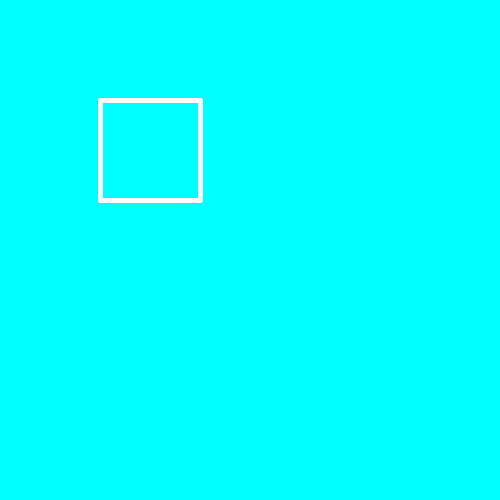
Frame 1 (no input)
Frame 60 (the mouse pressed at the canvas centre just before this capture): identical to frame 1, image omitted
Frame 120 (the mouse held since frame 60 and released just before this capture): identical to frame 1, image omitted

The Processing sketch that drew this single still picture (run headless with seeded random() and noise(); from frame 60 on, the mouse is pressed at the canvas centre):

// Processing sketch: Opdracht_9_4
// ── Opdracht_9_4.pde
void setup() {
  size(500, 500);
}

void draw() {
  background(0, 255, 255);
  stroke(255, 255, 255);
  strokeWeight(5);
  vierkant(100, 100, 100, 100);
}

void vierkant(int x, int y, int w, int h) {
  //top line
  line(x, y, x+w, y);
  //bottom line
  line(x, y+h, x+w, y+h);
  //Left line
  line(x, y, x, y+h);
  //right line
  line(x+w, y, x+w, y+h);
}
